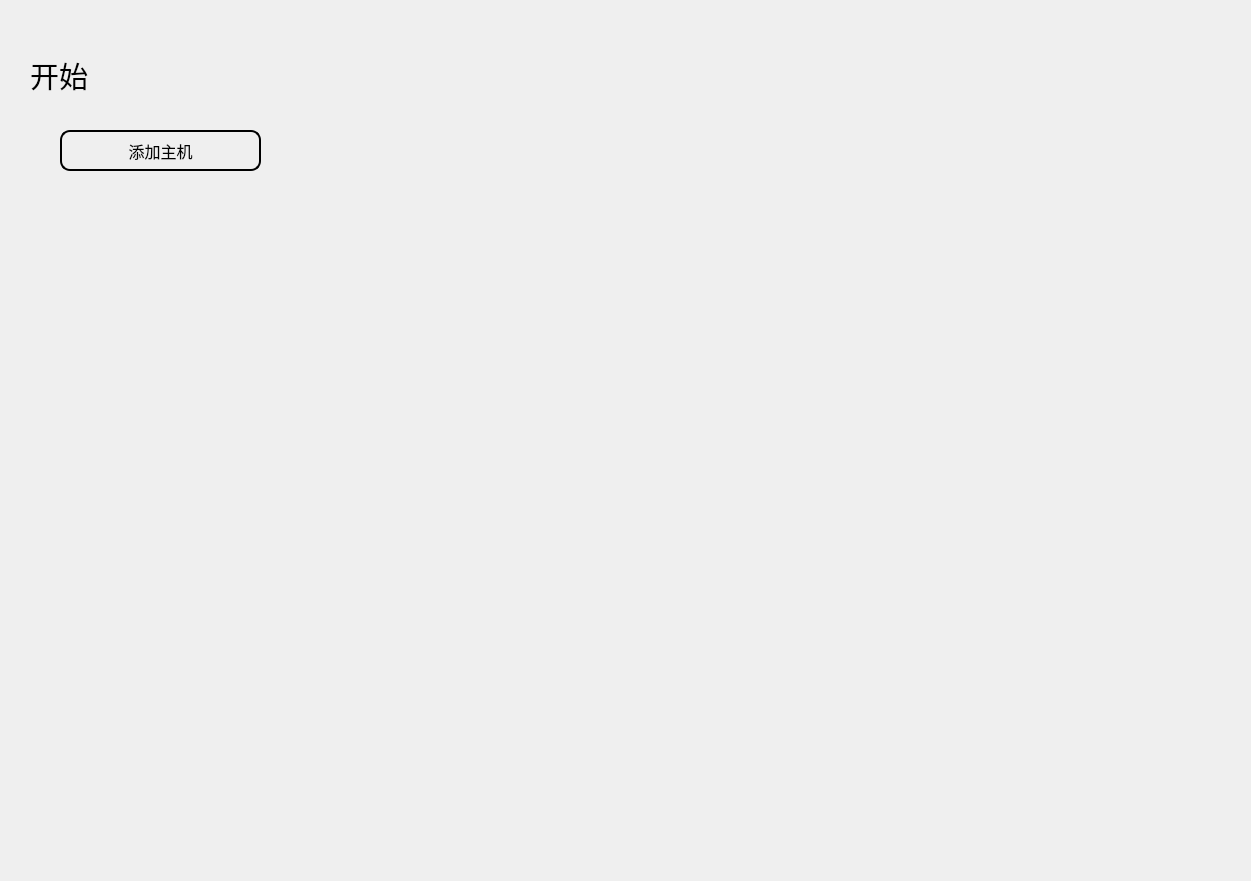
<?xml version="1.0" encoding="UTF-8"?>
<ui version="4.0">
 <class>Form1</class>
 <widget class="QWidget" name="Form1">
  <property name="geometry">
   <rect>
    <x>0</x>
    <y>0</y>
    <width>1251</width>
    <height>881</height>
   </rect>
  </property>
  <property name="windowTitle">
   <string>Form</string>
  </property>
  <widget class="QLabel" name="label">
   <property name="geometry">
    <rect>
     <x>30</x>
     <y>40</y>
     <width>101</width>
     <height>71</height>
    </rect>
   </property>
   <property name="font">
    <font>
     <pointsize>22</pointsize>
    </font>
   </property>
   <property name="text">
    <string>开始</string>
   </property>
  </widget>
  <widget class="QWidget" name="widget" native="true">
   <property name="geometry">
    <rect>
     <x>30</x>
     <y>110</y>
     <width>581</width>
     <height>731</height>
    </rect>
   </property>
   <widget class="QPushButton" name="pushButton">
    <property name="geometry">
     <rect>
      <x>30</x>
      <y>20</y>
      <width>201</width>
      <height>41</height>
     </rect>
    </property>
    <property name="font">
     <font>
      <pointsize>12</pointsize>
     </font>
    </property>
    <property name="styleSheet">
     <string notr="true">QPushButton{
	border: 2px solid black;
	border-radius: 10px;
}

QPushButton:hover{
	background-color: rgb(219, 222, 224);
}

QPushButton:pressed {
	
}
</string>
    </property>
    <property name="text">
     <string>添加主机</string>
    </property>
    <property name="icon">
     <iconset resource="res.qrc">
      <normaloff>:/new/logo/img/add.png</normaloff>:/new/logo/img/add.png</iconset>
    </property>
    <property name="iconSize">
     <size>
      <width>30</width>
      <height>30</height>
     </size>
    </property>
   </widget>
  </widget>
 </widget>
 <resources>
  <include location="res.qrc"/>
 </resources>
 <connections/>
</ui>
